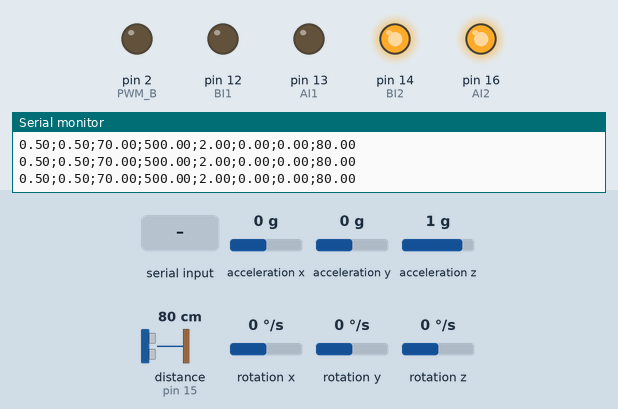
The sketch below on a simulated Arduino Uno, built with avr-gcc and run on an emulated ATmega328P. Parts: output pins drawn as LEDs (lit = HIGH), the last lines printed to the serial monitor. The inputs (shaded band) are chosen by the test bench; at power-on: acceleration y 0 g, acceleration z 1 g, acceleration x 0 g, distance to the obstacle (sensor on pin 15) 80 cm, rotation x 0 °/s, rotation y 0 °/s, rotation z 0 °/s. The echo pulse lasts 58.3 µs per cm.

Above: at 1.7 s.
1.8 s: acceleration y set to 0.8 g
4.8 s: acceleration z set to 0.5 g
7.8 s: acceleration z set to 0.2 g
At 8.2 s:
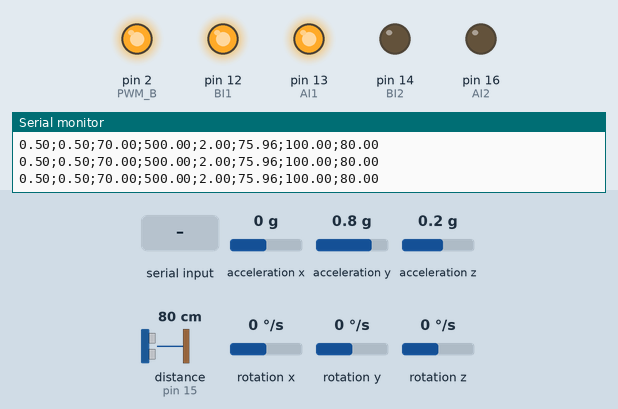
9.3 s: byte 98 ('b') received over Serial
At 11.0 s:
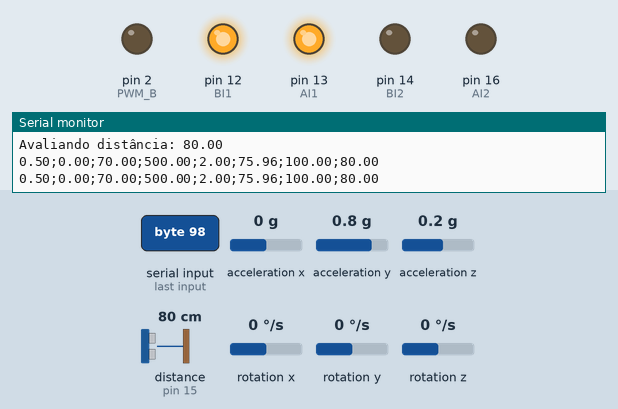
11.8 s: "b90\n" received over Serial
At 12.6 s:
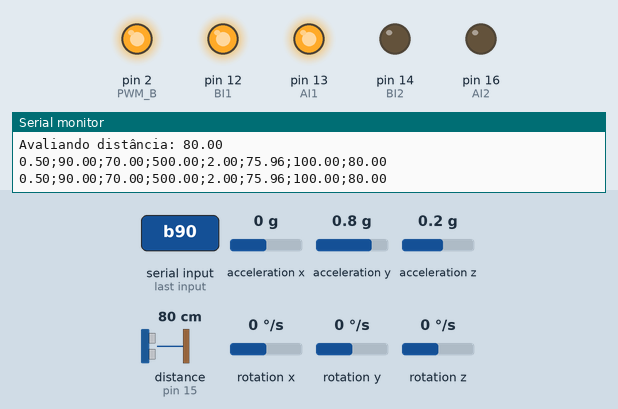
13.3 s: acceleration z set to -0.1 g
At 13.8 s:
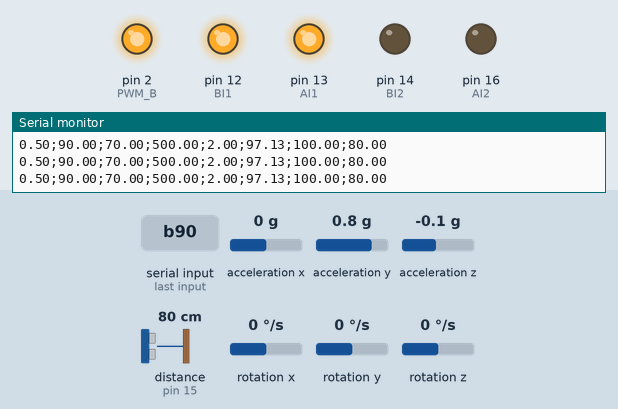
Timing chart, 0 to 15.8 s (numbered marks = the images above; inputs shaded):
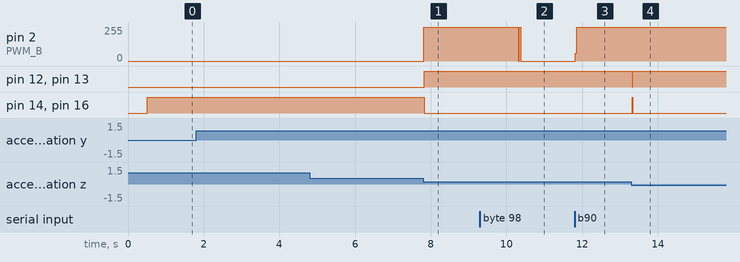

Measured:
- the behaviour switches between 0.4 and 0.3 g on acceleration z (found by bisection; images 0 and 1)
- after the input at 7.8 s, pin 2 (PWM_B): 0/255 → 255/255 at once; pin 12 (BI1), pin 13 (AI1): LOW → HIGH at once; pin 14 (BI2), pin 16 (AI2): HIGH → LOW at once
- after the input at 9.3 s, pin 2 (PWM_B): 255/255 → 0/255 after 1.0 s
- after the input at 11.8 s, pin 2 (PWM_B): 0/255 → 255/255 at once
- after the input at 13.3 s, pin 12 (BI1), pin 13 (AI1): HIGH → LOW at once, → HIGH 0.01 s later; pin 14 (BI2), pin 16 (AI2): LOW → HIGH at once, → LOW 0.01 s later

The sketch:

Acelerometro-PID.ino
```cpp
#include "I2Cdev.h"
#include "MPU6050_6Axis_MotionApps20.h"
#include "Wire.h"
#include "PID_v1.h"
#include "Ultrasonic.h"

#define PWM_B  2
#define PWM_A  2
#define AI2   16
#define AI1   13
#define BI1   12
#define BI2   14

#define TRIGGER_PIN  0
#define ECHO_PIN     15

#define VEL_MIN_ABS 40
#define PWM_MAX 1023
#define OFFSET_DESLIGA 30

Ultrasonic ultrasonic(TRIGGER_PIN, ECHO_PIN);

MPU6050 mpu;
// controles MPU e variaveis de status
bool dmpPronto = false;
uint8_t mpuStatusInterrupcao;
uint8_t statusDispositivo;
uint16_t tamanhoInformacao;
uint16_t contadorFIFO;
uint8_t bufferFIFO[64];

// variaveis de orientacao e movimento
Quaternion q; // [w, x, y, z]
VectorFloat gravidade; // [x, y, z] vetor da forca da gravidade
float ypr[3]; // [yaw, pitch, roll]

//PID
double setpoint = 97.5;
double angulo, distancia, torque;
//Ajustar os parametros para o projeto em desenvolvimento
double Kp = 70;
double Ki = 500;
double Kd = 2 ;
PID pid(&angulo, &torque, &setpoint, Kp, Ki, Kd, DIRECT);

float fatorEsquerda = 0.5;
float fatorDireita = 0.5;
boolean infoCompleta = false;
char fimInformacao = '*';
boolean conectaExterno = true;

unsigned long contador;    // controle de tempo para amostragem da distância
unsigned long intervalo = 50;     // Tempo em ms do intervalo a ser executado

void setup() {
  pinMode(PWM_A, OUTPUT);
  pinMode(AI1, OUTPUT);
  pinMode(AI2, OUTPUT);
  pinMode(PWM_B, OUTPUT);
  pinMode(BI1, OUTPUT);
  pinMode(BI2, OUTPUT);
  Serial.begin(115200);
  Wire.begin();
  Serial.println("Inicializando dispositivos I2C...");
  mpu.initialize();
  Serial.println("Teste de conexao com o dispositivo MPU5060...");
  Serial.println(mpu.testConnection() ? "Conexao com sucesso com o MPU6050." : "A conexao com o MPU6050 falhou.");
  statusDispositivo = mpu.dmpInitialize();
  //Colocar aqui os dados obtidos na calibração do MPU 6050, cada configuração tem o seus próprios valores
  mpu.setXAccelOffset(203);
  mpu.setYAccelOffset(-3919);
  mpu.setZAccelOffset(904);
  mpu.setXGyroOffset(17);
  mpu.setYGyroOffset(169);
  mpu.setZGyroOffset(-12);
  if (statusDispositivo == 0) {
    // ligar o DMP (Digital motion Processor)
    mpu.setDMPEnabled(true);
    dmpPronto = true;
    tamanhoInformacao = mpu.dmpGetFIFOPacketSize();
    //setup PID
    pid.SetMode(AUTOMATIC);
    pid.SetSampleTime(5);
    pid.SetOutputLimits(-100, 100);
    contador = millis();
  } else {
    Serial.print("Inicializacao DMP falhou (codigo ");
    Serial.print(statusDispositivo);
    Serial.println(")");
  }
}

void loop() {
  ESPserialEvent();
  if (infoCompleta) {
    pid.SetTunings(Kp, Ki, Kd);
    infoCompleta = false;
  }
  if (!dmpPronto) {
    return;
  }
  if (millis() - contador > intervalo) {
    distancia = ultrasonic.convert(ultrasonic.timing(), Ultrasonic::CM);
    Serial.print("Avaliando distância: ");
    Serial.println(distancia);

    contador = millis();
  }
  // Espera pela interrupcao do MPU ou informacao extra
  while (contadorFIFO < tamanhoInformacao) {
    contadorFIFO = mpu.getFIFOCount();
    Serial.print(conectaExterno ? "" : "F. esquerdo= ");
    Serial.print(fatorEsquerda);
    Serial.print(conectaExterno ? ";" : "F. esquerdo= ");
    Serial.print(fatorDireita);
    Serial.print(conectaExterno ? ";" : "(kP= ");
    Serial.print(Kp);
    Serial.print(conectaExterno ? ";" : ", kI= ");
    Serial.print(Ki);
    Serial.print(conectaExterno ? ";" : ", kD= ");
    Serial.print(Kd);
    Serial.print(conectaExterno ? ";" : ")\tÂngulo: ");
    Serial.print(angulo);
    Serial.print(conectaExterno ? ";" : "\tTorque: ");
    Serial.print(torque);
    Serial.print(conectaExterno ? ";" : ")\tDistância: ");
    Serial.println(distancia);
    if (angulo > (setpoint - OFFSET_DESLIGA) && angulo < (setpoint + OFFSET_DESLIGA)) {
      pid.Compute();
      mover(torque);
    } else {
      mover(0);
    }
  }
  if (contadorFIFO >= 1024) {
    mpu.resetFIFO();
    contadorFIFO = mpu.getFIFOCount();
    Serial.println(F("FIFO overflow!"));
  } else {
    // espera pelo tamanho da informacao correta
    while (contadorFIFO < tamanhoInformacao) {
      contadorFIFO = mpu.getFIFOCount();
    }
    mpu.getFIFOBytes(bufferFIFO, tamanhoInformacao);
    contadorFIFO -= tamanhoInformacao;
  }
  mpu.dmpGetQuaternion(&q, bufferFIFO);
  mpu.dmpGetGravity(&gravidade, &q);
  mpu.dmpGetYawPitchRoll(ypr, &q, &gravidade);
  //Utilização do Roll como valor do ângulo considerando montagem do acelerômetro
  angulo = ypr[2] * RAD_TO_DEG; // Converte o valor ypr[2] para ângulo em graus
}

void mover(int velocidade) {
  int velocidadeReal = abs(velocidade * PWM_MAX / 100);
  digitalWrite(AI1, velocidade > 0 ? HIGH : LOW);
  digitalWrite(AI2, velocidade > 0 ? LOW : HIGH);
  digitalWrite(BI1, velocidade > 0 ? HIGH : LOW);
  digitalWrite(BI2, velocidade > 0 ? LOW : HIGH);
  if (abs(velocidade) > VEL_MIN_ABS) {
    analogWrite(PWM_A, velocidadeReal * fatorEsquerda);
    analogWrite(PWM_B, velocidadeReal * fatorDireita);
  } else {
    analogWrite(PWM_A, 0);
    analogWrite(PWM_B, 0);
  }
}

void ESPserialEvent() {
  while (Serial.available()) {
    char c = Serial.read();
    switch (c)
    {
      case 'a':
        fatorEsquerda = Serial.parseFloat();
        break;
      case 'b':
        fatorDireita = Serial.parseFloat();
        break;
      case 'i':
        Ki = Serial.parseFloat();
        break;
      case 'd':
        Kd = Serial.parseFloat();
        break;
      case 's':
        setpoint = Serial.parseFloat();
        break;
      case 't':
        pid.SetSampleTime(Serial.parseInt());
        break;
    }
    infoCompleta = (c == fimInformacao) || (c == '\n');
  }
}
```
